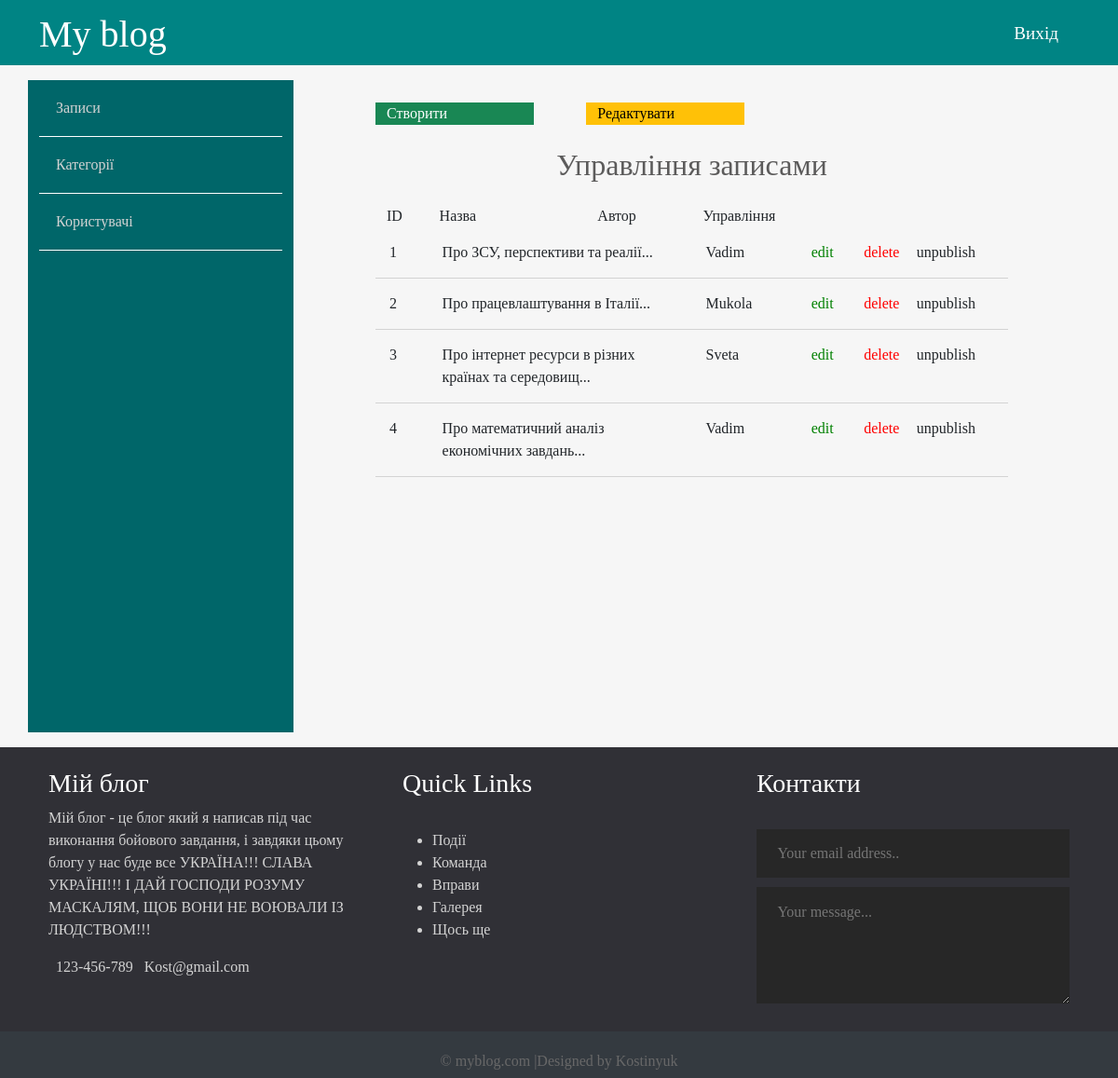
/admin/posts/index.php, run on the app's committed database.
### tables this page shows
CREATE TABLE `posts` (
  `id` int(12) UNSIGNED NOT NULL,
  `id_user` int(12) UNSIGNED NOT NULL,
  `titel` varchar(255) NOT NULL,
  `img` varchar(255) NOT NULL,
  `content` text NOT NULL,
  `status` tinyint(4) UNSIGNED NOT NULL,
  `id_topic` int(12) UNSIGNED DEFAULT NULL,
  `created_date` datetime DEFAULT current_timestamp()
);

CREATE TABLE `users` (
  `id` int(12) UNSIGNED NOT NULL,
  `admin` tinyint(20) UNSIGNED DEFAULT NULL,
  `username` varchar(255) DEFAULT NULL,
  `email` varchar(255) DEFAULT NULL,
  `password` varchar(255) DEFAULT NULL,
  `created` timestamp NULL DEFAULT current_timestamp() ON UPDATE current_timestamp()
);

### app/database/db.php (called while the page is built, shortened)
<?php
require "connect.php";
 function dbCheckError($query)
 {
     $errInfo = $query->errorInfo();
     return true;
 }
function selectAllFromPostWithUsers($table1, $table2) {
    global $pdo;
    $sql = "SELECT
         t1.id,
         t1.titel,
         t1.img,
         t1.content,
         t1.status,
         t1.id_topic,
         t1.created_date,
         t2.username
    FROM $table1 AS t1 JOIN $table2 AS t2 ON t1.id_user = t2.id ";
    $query = $pdo->prepare($sql);
    $query->execute();
    return $query->fetchAll();
}

### app/controllers/posts.php (called while the page is built, shortened)
<?php
include "../../app/database/db.php";
  $postsAdm = selectAllFromPostWithUsers("posts", "users");

### admin/posts/index.php (the view, shortened to what this page needs)
<?php
include "../../app/controllers/posts.php";
?>
<!doctype html>
<html lang="en">
<head>
    <link href="https://cdn.jsdelivr.net/npm/bootstrap@5.0.2/dist/css/bootstrap.min.css"
          rel="stylesheet"
>
    <link rel="stylesheet" href="../../assets/CSS/admin.css">
</head>
<body>
<?php include ("../../app/include/header-admin.php") ?>
<div>
<div class="container">
    <?php include ("../../app/include/sidebar-admin.php") ?>
        <div class="posts col-9">
            <div class="button row">
                <a href="<?php echo BASE_URL . "admin/posts/create.php"?>"  class="col-3 btn-success">Створити</a>
                <span class="col-1"></span>
                <a href="<?php echo BASE_URL . "admin/posts/index.php"?>"  class="col-3 btn-warning">Редактувати</a>
            </div>
            <div class="row title-table">
                <h2>Управління записами</h2>
                <div class="col-1">ID</div>
                <div class="col-3">Назва</div>
                <div class="col-2">Автор</div>
                <div class="col-6">Управління</div>
             </div>
            <?php foreach ($postsAdm as $key => $post): ?>
            <div class="row post">
                <div class="id col-1"><?=@$key + 1; ?></div>
                <div class="title col-5"><?=mb_substr($post['titel'], 0, 50, 'UTF-8') . '...'?></div>
                <div class="author col-2"><?=@$post['username']?></div>
                <div class="red col-1"><a href="edit.php?id=<?=$post['id'];?>">edit</a></div>
                <div class="del col-1"><a href="edit.php?delete_id=<?=$post['id'];?>">delete</a></div>
                <?php if ($post['status']): ?>
                     <div class="status col-2"> <a href="edit.php?publish=0&pub_id=<?=$post['id'];?>" >unpublish</a></div>
                <?php else: ?>
                     <div class="status col-2"><a href="edit.php?publish=1&pub_id=<?=$post['id'];?>">publish</a></div>
            <?php endif; ?>
        </div>
            <?php endforeach; ?>
        </div>
    </div>
</div>
<?php include ("../../app/include/footer.php") ?>
</body>
</html>

### app/include/header-admin.php (shortened to what this page needs)
<header class="container-fluid" >
    <div class="container">
        <div class="row">
            <div class="col-4">
                <h1>
                    <a href="<?php echo BASE_URL  ?>">My blog</a>
                </h1>
            </div>
            <nav class="col-8">
                <ul>
                    <li>
                            <a href= "<?php echo BASE_URL .  "/index.php" ?>" >
                            </a>
                    </li>
                    <li>
                        <a href= "<?php echo BASE_URL  .  "logaut.php" ?>" >Вихід</a>
                    </li>
                </ul>
            </nav>
        </div>
    </div>
</header>

### app/include/sidebar-admin.php (shortened to what this page needs)
<div class="row">
        <div class="sidebar col-3">
            <ul>
                <li>
                    <a href="<?php echo BASE_URL . "admin/posts/index.php"; ?>">Записи</a>
                </li>
                <li>
                    <a href="<?php echo BASE_URL . "admin/topics/index.php"; ?>">Категорії</a>
                </li>
                <li>
                    <a href="<?php echo BASE_URL . "admin/users/index.php"; ?>">Користувачі</a>
                </li>
            </ul>
        </div>

### app/include/footer.php (shortened to what this page needs)
<div class="footer container-fluid">
    <div class="footer-content container">
        <div class="row">
            <div class="footer-section about col-md-4 col-12">
                <h3 class="logo-text">Мій блог</h3>
                <p>
                    Мій блог - це блог який я написав під час виконання бойового завдання,
                    і завдяки цьому блогу у нас буде все УКРАЇНА!!! СЛАВА УКРАЇНІ!!! І ДАЙ ГОСПОДИ
                    РОЗУМУ МАСКАЛЯМ, ЩОБ ВОНИ НЕ ВОЮВАЛИ ІЗ ЛЮДСТВОМ!!!
                </p>
                <div class="content">
                    <span><i class="far fa-phone"></i> &nbsp; 123-456-789 </span>
                    <span><i class="far fa-envelope"></i> &nbsp; Kost@gmail.com </span>
                </div>
            </div>
            <div class="footer-section link col-md-4 col-12">
                <h3>Quick Links</h3>
                <br>
                <ul>
                    <a href="#">
                        <li>Події</li>
                    </a>
                    <a href="#">
                        <li>Команда</li>
                    </a>
                    <a href="#">
                        <li>Вправи</li>
                    </a>
                    <a href="#">
                        <li>Галерея</li>
                    </a>
                    <a href="#">
                        <li>Щось ще</li>
                    </a>
                </ul>
            </div>
            <div class="footer-section contact-form col-md-4 col-12">
                <h3>Контакти</h3>
                <br>
                <form action="index.php" method="post">
                    <input type="email" name="email" class="text-input contact-input" placeholder="Your email address..">
                    <textarea rows="4" name="message" class="text-input contact-input" placeholder="Your message..."></textarea>
                    <button type="submit" class="btn btn-big contact-btn">
                    </button>
                </form>
            </div>
        </div>
        <div class="footer-bottom">
            &copy; myblog.com |Designed by Kostinyuk
        </div>
    </div>
</div>

### assets/CSS/admin.css (style rules this page uses)
* { font-family: "Comfortaa", cursive; }
html, h1, h2, h3, h4, h5, h6 { color: #5c5b5b; }
body { background: #f6f6f6; }
a { text-decoration: none; color: inherit; }
header { background: #008484; height : 70px; }
header * { color: #ffffff; }
header h1 { margin-top: 13px; }
header h1 a { color: #ffffff; text-decoration: none; }
header ul { margin: 0; padding: 0; list-style-type: none; float: right; }
header ul li { float: left; position: relative; }
header ul li a { display: block; font-size: 1.2rem; text-decoration: none; color: #ffffff; padding: 22px; }
.footer { background: #303036; color: #d3d3d3; position: relative; }
.footer .footer-section { padding: 22px; }
.logo-text { color: white; }
.footer-section h3 { color: white; }
.footer .contact-form .contact-input { background: #272727; color: #bebdbd; margin-bottom: 10px; line-height: 1.5rem; padding: .9rem 1.4rem; border: none; width: 100%; }
.footer .contact-form .contact-btn { float: right; font-size: 1.1rem; font-family: 'Comfortaa', cursive; }
.footer .footer-bottom { background: #343a40; color: #686868; height: 50px; width: 100%; text-align: center; position: absolute; bottom: 0; left: 0; padding-top: 20px; }
.sidebar { background: #006669; margin: 1rem 0; min-height: 700px; }
.sidebar ul { list-style: none; padding: 0; margin: 0; color: #d3d3d3; }
.sidebar ul a { padding: 18px; display: block; border-bottom: 1px solid #ffff; }
.posts { height: 100%; padding: 40px 100px 100px; overflow-y: scroll; }
.posts h2 { text-align: center; margin: 1.5rem 0; }
.posts .post div { padding: 15px; text-align: left; border-bottom: 1px solid #d3d3d3; // font-weight: 700; }
.posts .post div { padding: 15px; text-align: left; border-bottom: 1px solid #d3d3d3; }
.posts .post .red { color: green; }
.posts .post .del { color: red; }

### data on the page
posts: key "1", titel "Про ЗСУ, перспективи та реалії", id_user.username "Vadim"
posts: key "2", titel "Про працевлаштування в Італії", id_user.username "Mukola"
posts: key "3", titel "Про інтернет ресурси в різних країнах та середовищ", id_user.username "Sveta"
posts: key "4", titel "Про математичний аналіз економічних завдань", id_user.username "Vadim"
